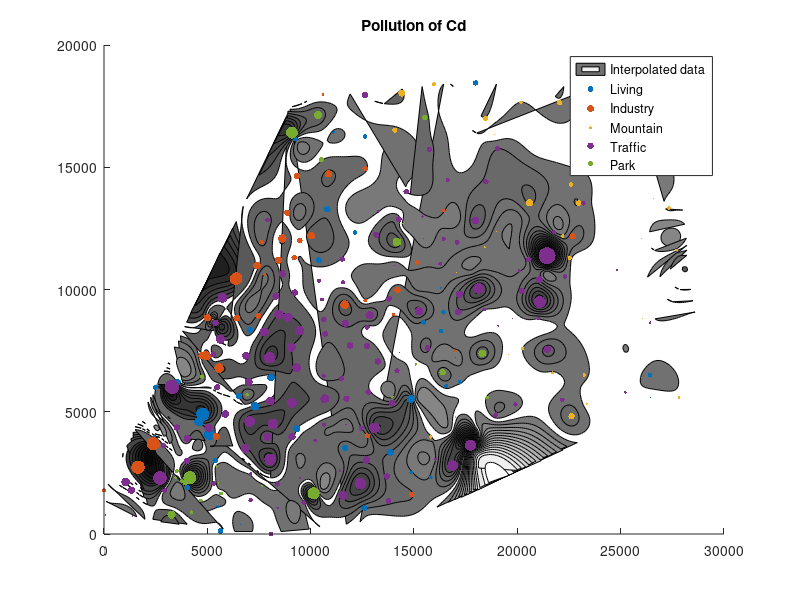

Reproduce this figure in MATLAB.
data = load('data.mat');
pollution = data.pollution;
station = data.station;

draw_which = 2;

x = station.x;
y = station.y;
z = station.cDensity(:, draw_which);
% z = station.height;

markTable = ['o'; '+'; 'x'; '*'; 's'];
colorTable = {'yellow'; 'cyan'; 'red'; 'green'; 'blue'};

figure
hold on;

figureWidth = 3e4;
figureHeight = 2e4;

% draw background
resolution = 1e2;
[lonMesh, latMesh] = meshgrid(0:resolution:figureWidth, 0:resolution:figureHeight); 
[X, Y, Z] = griddata(x, y, z, lonMesh, latMesh, 'v4');
border = struct();
convhullSelection = convhull(x, y);
border.x = x(convhullSelection);
border.y = y(convhullSelection);
Z(~inpolygon(lonMesh, latMesh, border.x, border.y)) = NaN;

contourf(X, Y, Z, 30);
% surf(X, Y, Z);
% colormap(sqrt(1-gray));
colormap(1 - gray);

plots = ones(5);

% draw circles
for i = 1:5
    currentStation = find(station.function==i);
    % scatter(x(currentStation), y(currentStation), z(currentStation) * 5, markTable(i));
    plots(i) = scatter(x(currentStation), y(currentStation), max(z(currentStation) * 3, 0.2), colorTable{i}, 'filled');
end

title(['Pollution of ' pollution.name{draw_which}])
legend('Interpolated data', 'Living', 'Industry', 'Mountain', 'Traffic', 'Park');